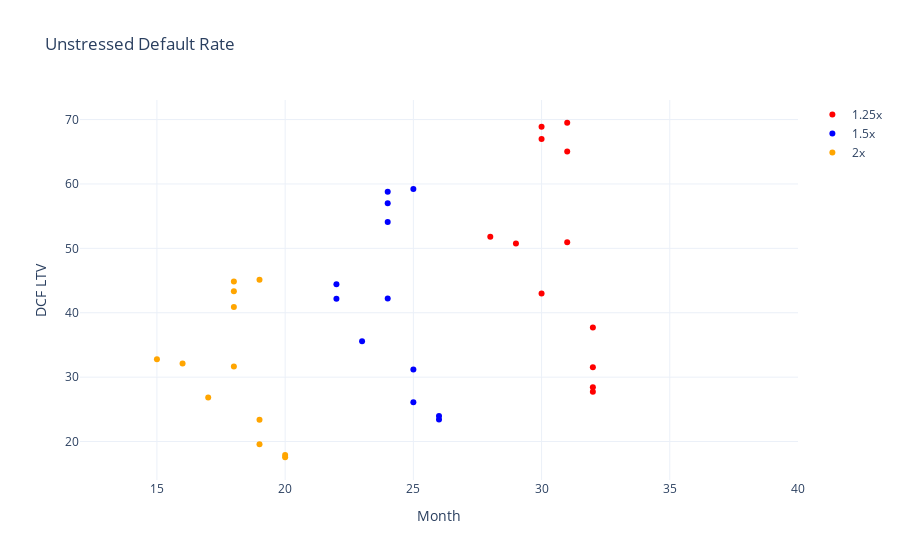
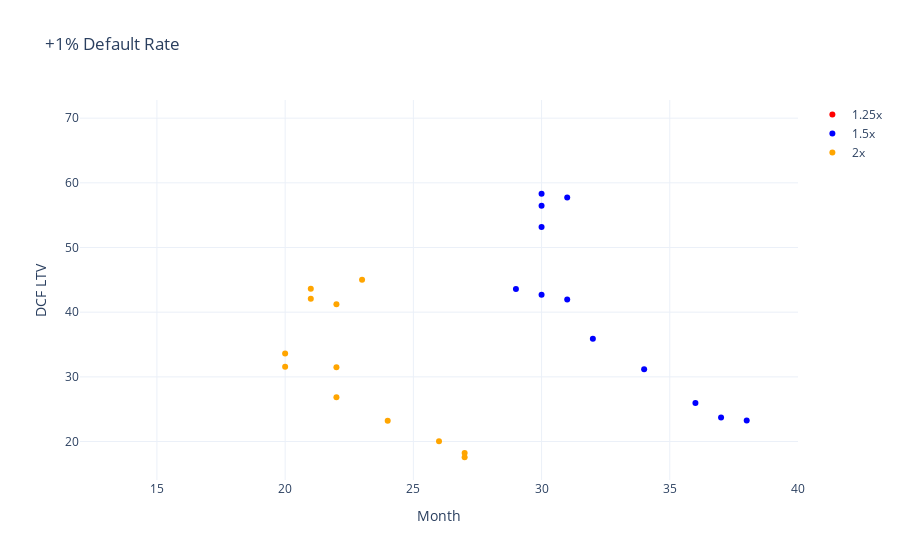

The code cell stored with these charts, in order, in its notebook:
### Code cell
fig1 = go.Figure([go.Scatter(name='1.25x', x=payback_results1['Payback Period (1.25)'], 
                            y=payback_results1['Payback Amount (1.25)'], mode='markers',
                            marker=dict(color='red')),
                  go.Scatter(name='1.5x', x=payback_results1['Payback Period (1.5)'], 
                            y=payback_results1['Payback Amount (1.5)'], mode='markers',
                            marker=dict(color='blue')),
                 go.Scatter(name='2x', x=payback_results1['Payback Period (2)'], 
                            y=payback_results1['Payback Amount (2)'], mode='markers',
                            marker=dict(color='orange'))
                ])

fig1.update_layout(title='Unstressed Default Rate')
fig1.update_layout(xaxis=dict(title='Month', range=[12, 40]), yaxis=dict(title='DCF LTV'))

fig2 = go.Figure([go.Scatter(name='1.25x', x=payback_results2['Payback Period (1.25)'], 
                            y=payback_results2['Payback Amount (1.25)'], mode='markers',
                            marker=dict(color='red')),
                  go.Scatter(name='1.5x', x=payback_results2['Payback Period (1.5)'], 
                            y=payback_results2['Payback Amount (1.5)'], mode='markers',
                            marker=dict(color='blue')),
                 go.Scatter(name='2x', x=payback_results2['Payback Period (2)'], 
                            y=payback_results2['Payback Amount (2)'], mode='markers',
                            marker=dict(color='orange'))
                ])

fig2.update_layout(title='+1% Default Rate')
fig2.update_layout(xaxis=dict(title='Month', range=[12, 40]), yaxis=dict(title='DCF LTV'))

fig1.show()
fig2.show()

### Figure 1 — Plotly figure (JSON) as saved in the notebook; plotly's stock layout.template omitted (floating-point values rounded to 4 significant figures)
{"data": [{"marker": {"color": "red"}, "mode": "markers", "name": "1.25x", "type": "scatter", "x": [28, 29, 30, 32, 32, 32, 32, 31, 30, 30, 31, 31], "y": [51.78, 50.74, 42.99, 31.52, 27.72, 28.42, 37.7, 50.94, 68.9, 66.97, 65.04, 69.5]}, {"marker": {"color": "blue"}, "mode": "markers", "name": "1.5x", "type": "scatter", "x": [22, 22, 23, 25, 26, 26, 25, 24, 24, 24, 24, 25], "y": [44.42, 42.16, 35.57, 26.09, 23.43, 23.98, 31.2, 42.2, 58.79, 57.02, 54.11, 59.23]}, {"marker": {"color": "orange"}, "mode": "markers", "name": "2x", "type": "scatter", "x": [15, 16, 17, 19, 20, 20, 19, 18, 18, 18, 18, 19], "y": [32.77, 32.12, 26.83, 19.59, 17.56, 17.9, 23.4, 31.66, 44.85, 43.34, 40.91, 45.13]}], "layout": {"title": {"text": "Unstressed Default Rate"}, "xaxis": {"range": [12, 40], "title": {"text": "Month"}}, "yaxis": {"title": {"text": "DCF LTV"}}}}

### Figure 2 — Plotly figure (JSON) as saved in the notebook; plotly's stock layout.template omitted (floating-point values rounded to 4 significant figures)
{"data": [{"marker": {"color": "red"}, "mode": "markers", "name": "1.25x", "type": "scatter", "x": [43, 44, 47, 55, 58, 56, 49, 44, 41, 42, 43, 44], "y": [51.87, 50.72, 42.68, 30.99, 27.64, 28.38, 37.08, 50.17, 68.53, 67.12, 64.03, 69.29]}, {"marker": {"color": "blue"}, "mode": "markers", "name": "1.5x", "type": "scatter", "x": [29, 30, 32, 36, 38, 37, 34, 31, 30, 30, 30, 31], "y": [43.6, 42.69, 35.89, 25.96, 23.26, 23.71, 31.17, 41.97, 58.32, 56.46, 53.18, 57.74]}, {"marker": {"color": "orange"}, "mode": "markers", "name": "2x", "type": "scatter", "x": [20, 20, 22, 26, 27, 27, 24, 22, 21, 21, 22, 23], "y": [33.62, 31.57, 26.85, 20.05, 17.57, 18.22, 23.21, 31.48, 43.64, 42.07, 41.22, 45.0]}], "layout": {"title": {"text": "+1% Default Rate"}, "xaxis": {"range": [12, 40], "title": {"text": "Month"}}, "yaxis": {"title": {"text": "DCF LTV"}}}}
